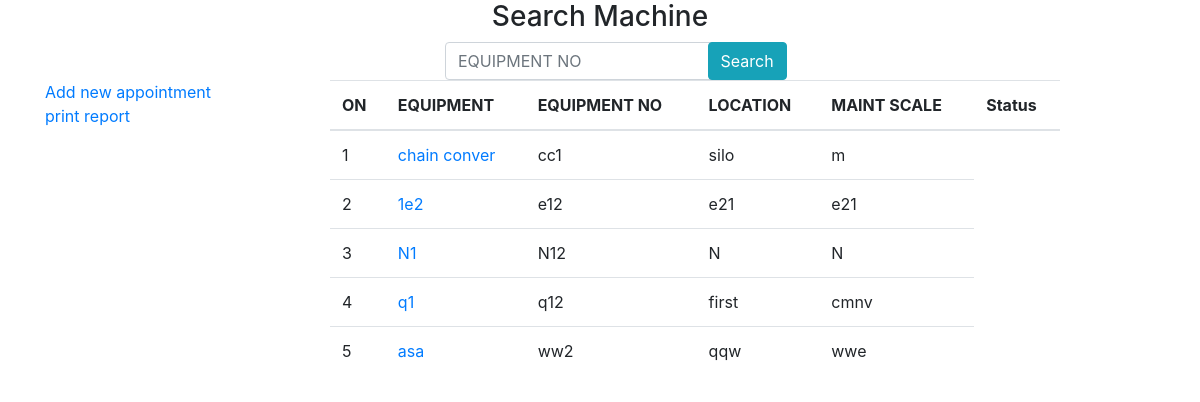
The page /page/en/admin/maintenance.php on the database as committed earlier.
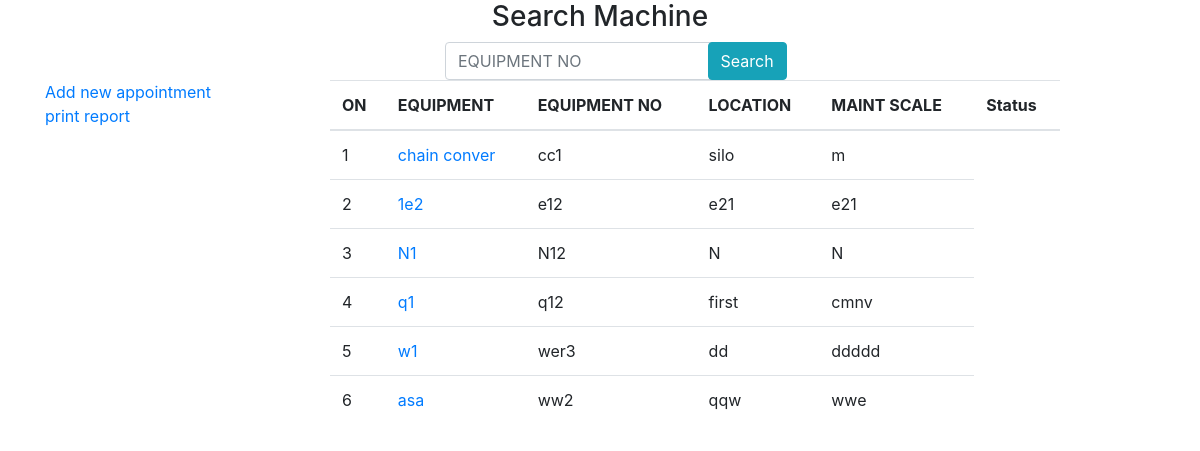
The same page on the database as committed later.
### tables this page shows
CREATE TABLE `equipment` (
  `name` text NOT NULL,
  `equipment_on` varchar(200) NOT NULL,
  `location` text NOT NULL,
  `MAINT_SCALE` text NOT NULL,
  `create_at` timestamp NOT NULL DEFAULT CURRENT_TIMESTAMP ON UPDATE CURRENT_TIMESTAMP,
  `update_at` timestamp NOT NULL DEFAULT '0000-00-00 00:00:00',
  `last` timestamp NOT NULL DEFAULT '0000-00-00 00:00:00'
);

### page/connection/DB.php (called while the page is built, shortened)
<?php
class DBconnection
{
	function __construct($username,$pass,$dbname)
	{
			$this->db=new PDO("mysql:host=localhost;dbname=".$dbname."",$username,$pass) or die("error");
	}
}

### page/connection/ope.php (called while the page is built, shortened)
<?php
require "DB.php";
class comp2 extends DBconnection
{
	private $dpo;
	function __construct()
	{
		  $this->dpo=$this->db;
	}
public function getAllMachien(){
	$s=$this->dpo->prepare("SELECT * FROM equipment");
	$s->execute();
	return $s;
}
}

### page/en/admin/maintenance.php (the view, shortened to what this page needs)
<?php
require "../../connection/ope.php";
$db=new comp2();
$equ=$db->getAllMachien();
?>
<!DOCTYPE html>
<html>
<head>
<link rel="stylesheet" href="https://use.fontawesome.com/releases/v5.3.1/css/all.css">
	<link rel="stylesheet" type="text/css" href="../../../css/bootstrap.css">
	<link rel="stylesheet" type="text/css" href="../../../css/style.css">
</head>
<body>
<section>
	<div class="container">
		<div class="row">
			<div class="col-12">
				<h3 class="text-center">Search Machine </h3>
			</div>
			<div class="col-12">
				<div class="col-6 offset-4">
					<form class="form-inline">
					<div class="col-6">
						<input type="text" name="eqon" class="form-control" placeholder="EQUIPMENT NO">
					</div>
					<div class="col-6">
						<input type="submit" name="sub" class="btn btn-info" value="Search">
					</div>
				</form>
				</div>
			</div>
			<div class="col-3">
				<ul class="nav navbar-nav">
					<li><a href="#" data-toggle="modal" data-target="#myModal">Add new appointment</a></li>
					<li><a href="#">print report </a></li>
				</ul>
			</div>
			<div class="col-8">
				<table class="table">
					<thead>
						<tr>
							<th>ON</th>
							<th>EQUIPMENT</th>
							<th>EQUIPMENT NO</th>
							<th>LOCATION</th>
							<th>MAINT SCALE</th>
							<th>Status </th>
						</tr>
					</thead>
					<tbody>
						<?php
						$on=1;
                          foreach ($equ as $key ) {
                          	echo '
                             <tr>
                             <td>'.$on.'</td>
                              <td><a href=machien_detal.php?id='.$key['equipment_on'].'>'.$key['name'].'</a></td>
                              <td>'.$key['equipment_on'].'</td>
                              <td>'.$key['location'].'</td>
                              <td>'.$key['MAINT_SCALE'].'</td>
                             </tr>
                          	';
                          	$on++;
                          }
						?>
					</tbody>
				</table>
			</div>
		</div>
	</div>
</section>
</body>
</html>

Rows that differ between the two databases and show on the page:
added equipment: name "w1", equipment_on "wer3", location "dd", MAINT_SCALE "ddddd"
